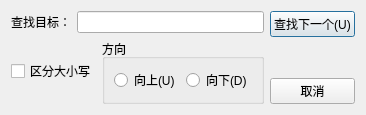
<?xml version="1.0" encoding="UTF-8"?>
<ui version="4.0">
 <class>SearchDialog</class>
 <widget class="QDialog" name="SearchDialog">
  <property name="geometry">
   <rect>
    <x>0</x>
    <y>0</y>
    <width>361</width>
    <height>98</height>
   </rect>
  </property>
  <property name="windowTitle">
   <string>查找</string>
  </property>
  <layout class="QHBoxLayout" name="horizontalLayout_4">
   <item>
    <layout class="QVBoxLayout" name="verticalLayout_2">
     <item>
      <layout class="QHBoxLayout" name="horizontalLayout">
       <item>
        <widget class="QLabel" name="label">
         <property name="text">
          <string>查找目标：</string>
         </property>
        </widget>
       </item>
       <item>
        <widget class="QLineEdit" name="searchText"/>
       </item>
      </layout>
     </item>
     <item>
      <layout class="QHBoxLayout" name="horizontalLayout_3">
       <item>
        <widget class="QCheckBox" name="cbCaseSensetive">
         <property name="text">
          <string>区分大小写</string>
         </property>
        </widget>
       </item>
       <item>
        <widget class="QGroupBox" name="groupBox">
         <property name="title">
          <string>方向</string>
         </property>
         <layout class="QHBoxLayout" name="horizontalLayout_2">
          <item>
           <widget class="QRadioButton" name="rbUp">
            <property name="text">
             <string>向上(U)</string>
            </property>
           </widget>
          </item>
          <item>
           <widget class="QRadioButton" name="rbDown">
            <property name="text">
             <string>向下(D)</string>
            </property>
           </widget>
          </item>
         </layout>
        </widget>
       </item>
      </layout>
     </item>
    </layout>
   </item>
   <item>
    <layout class="QVBoxLayout" name="verticalLayout">
     <item>
      <widget class="QPushButton" name="btCancel">
       <property name="text">
        <string>查找下一个(U)</string>
       </property>
      </widget>
     </item>
     <item>
      <spacer name="verticalSpacer">
       <property name="orientation">
        <enum>Qt::Vertical</enum>
       </property>
       <property name="sizeHint" stdset="0">
        <size>
         <width>20</width>
         <height>40</height>
        </size>
       </property>
      </spacer>
     </item>
     <item>
      <widget class="QPushButton" name="btFindNext">
       <property name="text">
        <string>取消</string>
       </property>
      </widget>
     </item>
    </layout>
   </item>
  </layout>
 </widget>
 <resources/>
 <connections/>
</ui>
